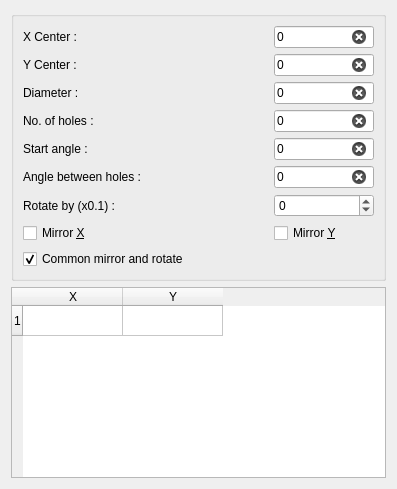
<?xml version="1.0" encoding="UTF-8"?>
<ui version="4.0">
 <class>BHCTab</class>
 <widget class="QWidget" name="BHCTab">
  <property name="geometry">
   <rect>
    <x>0</x>
    <y>0</y>
    <width>397</width>
    <height>489</height>
   </rect>
  </property>
  <property name="sizePolicy">
   <sizepolicy hsizetype="Maximum" vsizetype="Preferred">
    <horstretch>0</horstretch>
    <verstretch>0</verstretch>
   </sizepolicy>
  </property>
  <property name="windowTitle">
   <string>Form</string>
  </property>
  <layout class="QGridLayout" name="gridLayout_2">
   <item row="0" column="0">
    <widget class="QGroupBox" name="groupBox">
     <property name="sizePolicy">
      <sizepolicy hsizetype="Expanding" vsizetype="Maximum">
       <horstretch>0</horstretch>
       <verstretch>0</verstretch>
      </sizepolicy>
     </property>
     <property name="maximumSize">
      <size>
       <width>16777215</width>
       <height>16777215</height>
      </size>
     </property>
     <property name="title">
      <string/>
     </property>
     <layout class="QVBoxLayout" name="verticalLayout">
      <item>
       <layout class="QGridLayout" name="gridLayout">
        <item row="0" column="0">
         <widget class="QLabel" name="label">
          <property name="sizePolicy">
           <sizepolicy hsizetype="Minimum" vsizetype="Preferred">
            <horstretch>0</horstretch>
            <verstretch>0</verstretch>
           </sizepolicy>
          </property>
          <property name="text">
           <string>X Center :</string>
          </property>
          <property name="buddy">
           <cstring>xCenterInput</cstring>
          </property>
         </widget>
        </item>
        <item row="1" column="0">
         <widget class="QLabel" name="label_2">
          <property name="sizePolicy">
           <sizepolicy hsizetype="Minimum" vsizetype="Preferred">
            <horstretch>0</horstretch>
            <verstretch>0</verstretch>
           </sizepolicy>
          </property>
          <property name="text">
           <string>Y Center :</string>
          </property>
          <property name="buddy">
           <cstring>yCenterInput</cstring>
          </property>
         </widget>
        </item>
        <item row="6" column="0">
         <widget class="QLabel" name="label_3">
          <property name="sizePolicy">
           <sizepolicy hsizetype="Minimum" vsizetype="Preferred">
            <horstretch>0</horstretch>
            <verstretch>0</verstretch>
           </sizepolicy>
          </property>
          <property name="text">
           <string>Rotate by (x0.1) :</string>
          </property>
          <property name="buddy">
           <cstring>rotateInput</cstring>
          </property>
         </widget>
        </item>
        <item row="2" column="0">
         <widget class="QLabel" name="label_4">
          <property name="sizePolicy">
           <sizepolicy hsizetype="Minimum" vsizetype="Preferred">
            <horstretch>0</horstretch>
            <verstretch>0</verstretch>
           </sizepolicy>
          </property>
          <property name="text">
           <string>Diameter :</string>
          </property>
          <property name="buddy">
           <cstring>diaInput</cstring>
          </property>
         </widget>
        </item>
        <item row="3" column="0">
         <widget class="QLabel" name="label_5">
          <property name="sizePolicy">
           <sizepolicy hsizetype="Minimum" vsizetype="Preferred">
            <horstretch>0</horstretch>
            <verstretch>0</verstretch>
           </sizepolicy>
          </property>
          <property name="text">
           <string>No. of holes :</string>
          </property>
          <property name="buddy">
           <cstring>holesInput</cstring>
          </property>
         </widget>
        </item>
        <item row="4" column="0">
         <widget class="QLabel" name="label_6">
          <property name="sizePolicy">
           <sizepolicy hsizetype="Minimum" vsizetype="Preferred">
            <horstretch>0</horstretch>
            <verstretch>0</verstretch>
           </sizepolicy>
          </property>
          <property name="text">
           <string>Start angle :</string>
          </property>
          <property name="buddy">
           <cstring>angleStartInput</cstring>
          </property>
         </widget>
        </item>
        <item row="5" column="0">
         <widget class="QLabel" name="label_7">
          <property name="sizePolicy">
           <sizepolicy hsizetype="Minimum" vsizetype="Preferred">
            <horstretch>0</horstretch>
            <verstretch>0</verstretch>
           </sizepolicy>
          </property>
          <property name="text">
           <string>Angle between holes :</string>
          </property>
          <property name="buddy">
           <cstring>angleBeetwenInput</cstring>
          </property>
         </widget>
        </item>
        <item row="7" column="0">
         <widget class="QCheckBox" name="mirrorX">
          <property name="text">
           <string>Mirror &amp;X</string>
          </property>
         </widget>
        </item>
        <item row="7" column="1">
         <widget class="QCheckBox" name="mirrorY">
          <property name="text">
           <string>Mirror &amp;Y</string>
          </property>
         </widget>
        </item>
        <item row="6" column="1">
         <widget class="QSpinBox" name="rotateInput">
          <property name="sizePolicy">
           <sizepolicy hsizetype="MinimumExpanding" vsizetype="Fixed">
            <horstretch>0</horstretch>
            <verstretch>0</verstretch>
           </sizepolicy>
          </property>
          <property name="maximumSize">
           <size>
            <width>100</width>
            <height>16777215</height>
           </size>
          </property>
          <property name="minimum">
           <number>-3600</number>
          </property>
          <property name="maximum">
           <number>3600</number>
          </property>
          <property name="singleStep">
           <number>5</number>
          </property>
         </widget>
        </item>
        <item row="5" column="1">
         <widget class="QLineEdit" name="angleBeetwenInput">
          <property name="sizePolicy">
           <sizepolicy hsizetype="MinimumExpanding" vsizetype="Fixed">
            <horstretch>0</horstretch>
            <verstretch>0</verstretch>
           </sizepolicy>
          </property>
          <property name="maximumSize">
           <size>
            <width>100</width>
            <height>16777215</height>
           </size>
          </property>
          <property name="text">
           <string>0</string>
          </property>
          <property name="maxLength">
           <number>7</number>
          </property>
          <property name="clearButtonEnabled">
           <bool>true</bool>
          </property>
         </widget>
        </item>
        <item row="4" column="1">
         <widget class="QLineEdit" name="angleStartInput">
          <property name="sizePolicy">
           <sizepolicy hsizetype="MinimumExpanding" vsizetype="Fixed">
            <horstretch>0</horstretch>
            <verstretch>0</verstretch>
           </sizepolicy>
          </property>
          <property name="maximumSize">
           <size>
            <width>100</width>
            <height>16777215</height>
           </size>
          </property>
          <property name="text">
           <string>0</string>
          </property>
          <property name="maxLength">
           <number>7</number>
          </property>
          <property name="clearButtonEnabled">
           <bool>true</bool>
          </property>
         </widget>
        </item>
        <item row="2" column="1">
         <widget class="QLineEdit" name="diaInput">
          <property name="sizePolicy">
           <sizepolicy hsizetype="MinimumExpanding" vsizetype="Fixed">
            <horstretch>0</horstretch>
            <verstretch>0</verstretch>
           </sizepolicy>
          </property>
          <property name="maximumSize">
           <size>
            <width>100</width>
            <height>16777215</height>
           </size>
          </property>
          <property name="text">
           <string>0</string>
          </property>
          <property name="maxLength">
           <number>8</number>
          </property>
          <property name="clearButtonEnabled">
           <bool>true</bool>
          </property>
         </widget>
        </item>
        <item row="1" column="1">
         <widget class="QLineEdit" name="yCenterInput">
          <property name="sizePolicy">
           <sizepolicy hsizetype="MinimumExpanding" vsizetype="Fixed">
            <horstretch>0</horstretch>
            <verstretch>0</verstretch>
           </sizepolicy>
          </property>
          <property name="maximumSize">
           <size>
            <width>100</width>
            <height>16777215</height>
           </size>
          </property>
          <property name="text">
           <string>0</string>
          </property>
          <property name="maxLength">
           <number>9</number>
          </property>
          <property name="clearButtonEnabled">
           <bool>true</bool>
          </property>
         </widget>
        </item>
        <item row="0" column="1">
         <widget class="QLineEdit" name="xCenterInput">
          <property name="sizePolicy">
           <sizepolicy hsizetype="MinimumExpanding" vsizetype="Fixed">
            <horstretch>0</horstretch>
            <verstretch>0</verstretch>
           </sizepolicy>
          </property>
          <property name="maximumSize">
           <size>
            <width>100</width>
            <height>16777215</height>
           </size>
          </property>
          <property name="text">
           <string>0</string>
          </property>
          <property name="maxLength">
           <number>9</number>
          </property>
          <property name="clearButtonEnabled">
           <bool>true</bool>
          </property>
         </widget>
        </item>
        <item row="3" column="1">
         <widget class="QLineEdit" name="holesInput">
          <property name="sizePolicy">
           <sizepolicy hsizetype="MinimumExpanding" vsizetype="Fixed">
            <horstretch>0</horstretch>
            <verstretch>0</verstretch>
           </sizepolicy>
          </property>
          <property name="maximumSize">
           <size>
            <width>100</width>
            <height>16777215</height>
           </size>
          </property>
          <property name="text">
           <string>0</string>
          </property>
          <property name="maxLength">
           <number>3</number>
          </property>
          <property name="clearButtonEnabled">
           <bool>true</bool>
          </property>
         </widget>
        </item>
       </layout>
      </item>
      <item>
       <widget class="QCheckBox" name="all">
        <property name="text">
         <string>Common mirror and rotate</string>
        </property>
        <property name="checked">
         <bool>true</bool>
        </property>
       </widget>
      </item>
     </layout>
    </widget>
   </item>
   <item row="1" column="0">
    <widget class="QTableWidget" name="resultTable">
     <property name="sizePolicy">
      <sizepolicy hsizetype="Preferred" vsizetype="Preferred">
       <horstretch>0</horstretch>
       <verstretch>0</verstretch>
      </sizepolicy>
     </property>
     <property name="minimumSize">
      <size>
       <width>300</width>
       <height>0</height>
      </size>
     </property>
     <property name="toolTip">
      <string>Select rows &amp; right click for menu</string>
     </property>
     <property name="editTriggers">
      <set>QAbstractItemView::NoEditTriggers</set>
     </property>
     <property name="alternatingRowColors">
      <bool>true</bool>
     </property>
     <property name="verticalScrollMode">
      <enum>QAbstractItemView::ScrollPerPixel</enum>
     </property>
     <property name="horizontalScrollMode">
      <enum>QAbstractItemView::ScrollPerPixel</enum>
     </property>
     <property name="wordWrap">
      <bool>false</bool>
     </property>
     <property name="cornerButtonEnabled">
      <bool>false</bool>
     </property>
     <property name="columnCount">
      <number>2</number>
     </property>
     <attribute name="verticalHeaderCascadingSectionResizes">
      <bool>false</bool>
     </attribute>
     <row>
      <property name="text">
       <string>1</string>
      </property>
     </row>
     <column>
      <property name="text">
       <string>X</string>
      </property>
     </column>
     <column>
      <property name="text">
       <string>Y</string>
      </property>
     </column>
    </widget>
   </item>
  </layout>
 </widget>
 <tabstops>
  <tabstop>xCenterInput</tabstop>
  <tabstop>yCenterInput</tabstop>
  <tabstop>diaInput</tabstop>
  <tabstop>holesInput</tabstop>
  <tabstop>angleStartInput</tabstop>
  <tabstop>angleBeetwenInput</tabstop>
  <tabstop>rotateInput</tabstop>
  <tabstop>mirrorX</tabstop>
  <tabstop>mirrorY</tabstop>
  <tabstop>all</tabstop>
 </tabstops>
 <resources/>
 <connections/>
</ui>
